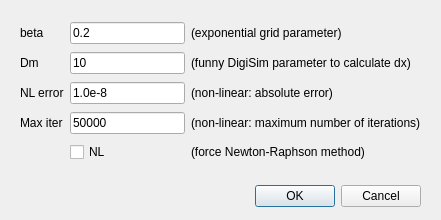
<?xml version="1.0" encoding="UTF-8"?>
<ui version="4.0">
 <class>NumericalParams</class>
 <widget class="QDialog" name="NumericalParams">
  <property name="geometry">
   <rect>
    <x>0</x>
    <y>0</y>
    <width>441</width>
    <height>220</height>
   </rect>
  </property>
  <property name="windowTitle">
   <string>Dialog</string>
  </property>
  <widget class="QDialogButtonBox" name="buttonBox_NumParam">
   <property name="geometry">
    <rect>
     <x>80</x>
     <y>180</y>
     <width>341</width>
     <height>32</height>
    </rect>
   </property>
   <property name="orientation">
    <enum>Qt::Horizontal</enum>
   </property>
   <property name="standardButtons">
    <set>QDialogButtonBox::Cancel|QDialogButtonBox::Ok</set>
   </property>
  </widget>
  <widget class="QWidget" name="layoutWidget">
   <property name="geometry">
    <rect>
     <x>20</x>
     <y>20</y>
     <width>401</width>
     <height>145</height>
    </rect>
   </property>
   <layout class="QGridLayout" name="gridLayout">
    <item row="0" column="0">
     <widget class="QLabel" name="label">
      <property name="text">
       <string>beta</string>
      </property>
     </widget>
    </item>
    <item row="0" column="1">
     <widget class="QLineEdit" name="lineEdit_beta">
      <property name="text">
       <string>0.2</string>
      </property>
     </widget>
    </item>
    <item row="0" column="2">
     <widget class="QLabel" name="label_2">
      <property name="text">
       <string>(exponential grid parameter)</string>
      </property>
     </widget>
    </item>
    <item row="1" column="0">
     <widget class="QLabel" name="label_3">
      <property name="text">
       <string>Dm</string>
      </property>
     </widget>
    </item>
    <item row="1" column="1">
     <widget class="QLineEdit" name="lineEdit_Dm">
      <property name="text">
       <string>10</string>
      </property>
     </widget>
    </item>
    <item row="1" column="2">
     <widget class="QLabel" name="label_4">
      <property name="text">
       <string>(funny DigiSim parameter to calculate dx)</string>
      </property>
     </widget>
    </item>
    <item row="2" column="0">
     <widget class="QLabel" name="label_5">
      <property name="text">
       <string>NL error</string>
      </property>
     </widget>
    </item>
    <item row="2" column="1">
     <widget class="QLineEdit" name="lineEdit_nlerror">
      <property name="text">
       <string>1.0e-8</string>
      </property>
     </widget>
    </item>
    <item row="2" column="2">
     <widget class="QLabel" name="label_6">
      <property name="text">
       <string>(non-linear: absolute error)</string>
      </property>
     </widget>
    </item>
    <item row="3" column="0">
     <widget class="QLabel" name="label_7">
      <property name="text">
       <string>Max iter</string>
      </property>
     </widget>
    </item>
    <item row="3" column="1">
     <widget class="QLineEdit" name="lineEdit_maxiter">
      <property name="text">
       <string>50000</string>
      </property>
     </widget>
    </item>
    <item row="3" column="2">
     <widget class="QLabel" name="label_8">
      <property name="text">
       <string>(non-linear: maximum number of iterations)</string>
      </property>
     </widget>
    </item>
    <item row="4" column="1">
     <widget class="QCheckBox" name="checkBox_NL">
      <property name="text">
       <string>NL</string>
      </property>
     </widget>
    </item>
    <item row="4" column="2">
     <widget class="QLabel" name="label_9">
      <property name="text">
       <string>(force Newton-Raphson method)</string>
      </property>
     </widget>
    </item>
   </layout>
  </widget>
 </widget>
 <resources/>
 <connections>
  <connection>
   <sender>buttonBox_NumParam</sender>
   <signal>accepted()</signal>
   <receiver>NumericalParams</receiver>
   <slot>accept()</slot>
   <hints>
    <hint type="sourcelabel">
     <x>248</x>
     <y>254</y>
    </hint>
    <hint type="destinationlabel">
     <x>157</x>
     <y>274</y>
    </hint>
   </hints>
  </connection>
  <connection>
   <sender>buttonBox_NumParam</sender>
   <signal>rejected()</signal>
   <receiver>NumericalParams</receiver>
   <slot>reject()</slot>
   <hints>
    <hint type="sourcelabel">
     <x>316</x>
     <y>260</y>
    </hint>
    <hint type="destinationlabel">
     <x>286</x>
     <y>274</y>
    </hint>
   </hints>
  </connection>
 </connections>
</ui>
